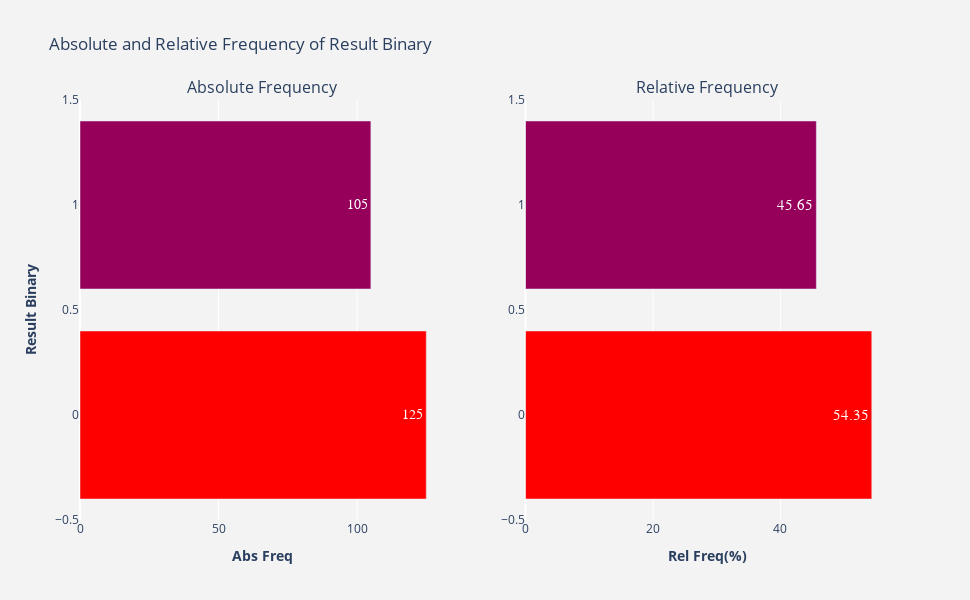
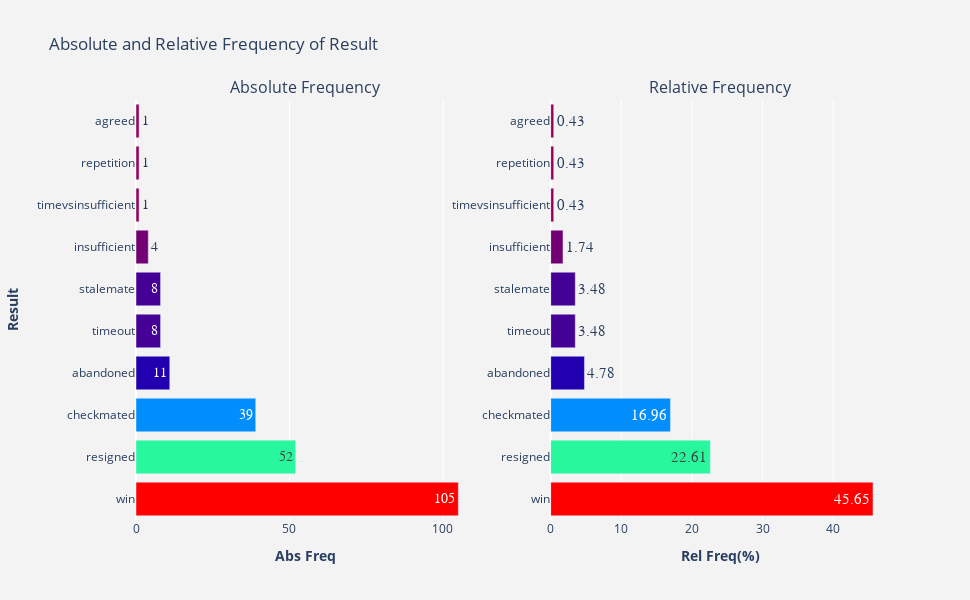
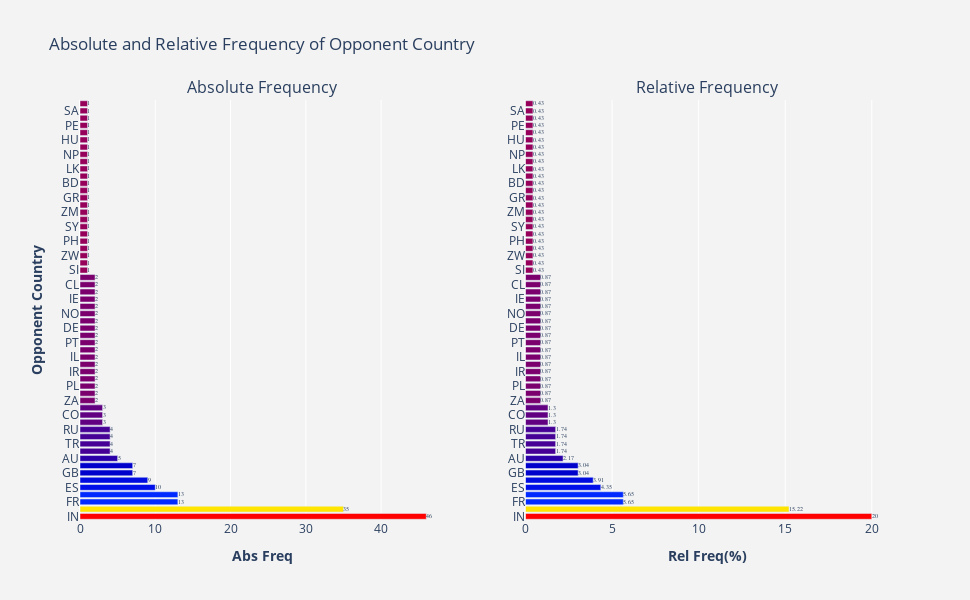
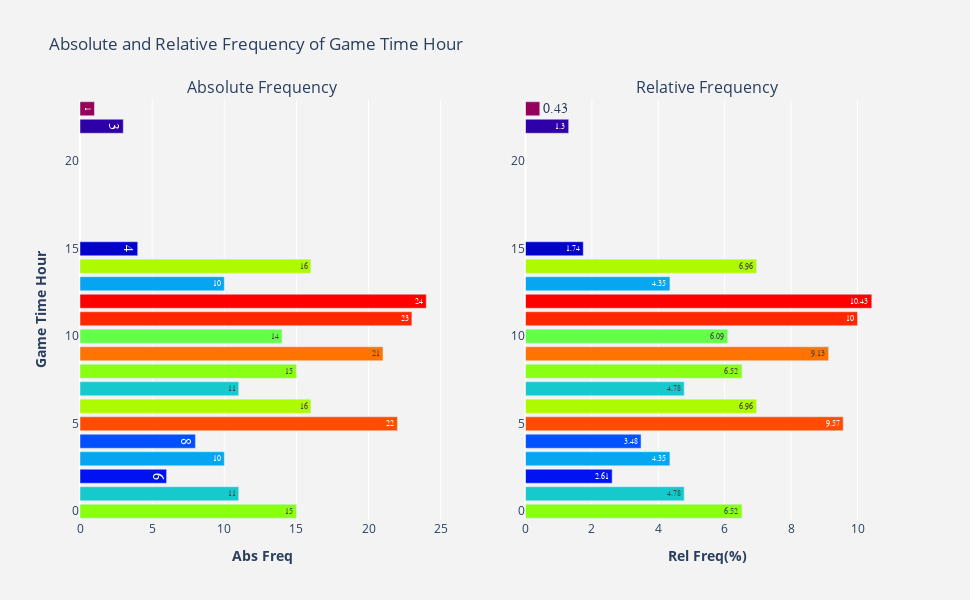

The code cell stored with these charts, in order, in its notebook:
### Markdown cell above
## Visualisation - Categorical Variables

### Code cell
#from visualisation_functions import plot_frequency
plot_frequency(game_data['result_binary'])
plot_frequency(game_data['result'])

plot_frequency(game_data['opponent_country'])

plot_frequency(game_data['game_time_hour'])

### Figure 1 — Plotly figure (JSON) as saved in the notebook; plotly's stock layout.template omitted (floating-point values rounded to 4 significant figures)
{"data": [{"hoverinfo": "x+y", "marker": {"color": [125, 105], "colorscale": [[0, "rgb(150,0,90)"], [0.125, "rgb(0,0,200)"], [0.25, "rgb(0,25,255)"], [0.375, "rgb(0,152,255)"], [0.5, "rgb(44,255,150)"], [0.625, "rgb(151,255,0)"], [0.75, "rgb(255,234,0)"], [0.875, "rgb(255,111,0)"], [1, "rgb(255,0,0)"]]}, "name": "Abs Freq", "orientation": "h", "text": [125, 105], "textfont": {"family": "sans serif", "size": 14}, "textposition": "auto", "type": "bar", "x": [125, 105], "xaxis": "x", "y": [0, 1], "yaxis": "y"}, {"hoverinfo": "x+y", "marker": {"color": [54.35, 45.65], "colorscale": [[0, "rgb(150,0,90)"], [0.125, "rgb(0,0,200)"], [0.25, "rgb(0,25,255)"], [0.375, "rgb(0,152,255)"], [0.5, "rgb(44,255,150)"], [0.625, "rgb(151,255,0)"], [0.75, "rgb(255,234,0)"], [0.875, "rgb(255,111,0)"], [1, "rgb(255,0,0)"]]}, "name": "Rel Freq(%)", "orientation": "h", "text": [54.35, 45.65], "textfont": {"family": "sans serif", "size": 15}, "textposition": "auto", "type": "bar", "x": [54.35, 45.65], "xaxis": "x2", "y": [0, 1], "yaxis": "y2"}], "layout": {"annotations": [{"font": {"size": 16}, "showarrow": false, "text": "Absolute Frequency", "x": 0.225, "xanchor": "center", "xref": "paper", "y": 1, "yanchor": "bottom", "yref": "paper"}, {"font": {"size": 16}, "showarrow": false, "text": "Relative Frequency", "x": 0.775, "xanchor": "center", "xref": "paper", "y": 1, "yanchor": "bottom", "yref": "paper"}], "height": 600, "hovermode": "closest", "paper_bgcolor": "rgb(243, 243, 243)", "plot_bgcolor": "rgb(243, 243, 243)", "showlegend": false, "title": {"text": "Absolute and Relative Frequency of Result Binary"}, "width": 970, "xaxis": {"anchor": "y", "domain": [0, 0.45], "title": {"text": "<b>Abs Freq</b>"}}, "xaxis2": {"anchor": "y2", "domain": [0.55, 1], "title": {"text": "<b>Rel Freq(%)</b>"}}, "yaxis": {"anchor": "x", "domain": [0, 1], "title": {"text": "<b>Result Binary</b>"}}, "yaxis2": {"anchor": "x2", "domain": [0, 1]}}}

### Figure 2 — Plotly figure (JSON) as saved in the notebook; plotly's stock layout.template omitted (floating-point values rounded to 4 significant figures)
{"data": [{"hoverinfo": "x+y", "marker": {"color": [105, 52, 39, 11, 8, 8, 4, 1, 1, 1], "colorscale": [[0, "rgb(150,0,90)"], [0.125, "rgb(0,0,200)"], [0.25, "rgb(0,25,255)"], [0.375, "rgb(0,152,255)"], [0.5, "rgb(44,255,150)"], [0.625, "rgb(151,255,0)"], [0.75, "rgb(255,234,0)"], [0.875, "rgb(255,111,0)"], [1, "rgb(255,0,0)"]]}, "name": "Abs Freq", "orientation": "h", "text": [105, 52, 39, 11, 8, 8, 4, 1, 1, 1], "textfont": {"family": "sans serif", "size": 14}, "textposition": "auto", "type": "bar", "x": [105, 52, 39, 11, 8, 8, 4, 1, 1, 1], "xaxis": "x", "y": ["win", "resigned", "checkmated", "abandoned", "timeout", "stalemate", "insufficient", "timevsinsufficient", "repetition", "agreed"], "yaxis": "y"}, {"hoverinfo": "x+y", "marker": {"color": [45.65, 22.61, 16.96, 4.78, 3.48, 3.48, 1.74, 0.43, 0.43, 0.43], "colorscale": [[0, "rgb(150,0,90)"], [0.125, "rgb(0,0,200)"], [0.25, "rgb(0,25,255)"], [0.375, "rgb(0,152,255)"], [0.5, "rgb(44,255,150)"], [0.625, "rgb(151,255,0)"], [0.75, "rgb(255,234,0)"], [0.875, "rgb(255,111,0)"], [1, "rgb(255,0,0)"]]}, "name": "Rel Freq(%)", "orientation": "h", "text": [45.65, 22.61, 16.96, 4.78, 3.48, 3.48, 1.74, 0.43, 0.43, 0.43], "textfont": {"family": "sans serif", "size": 15}, "textposition": "auto", "type": "bar", "x": [45.65, 22.61, 16.96, 4.78, 3.48, 3.48, 1.74, 0.43, 0.43, 0.43], "xaxis": "x2", "y": ["win", "resigned", "checkmated", "abandoned", "timeout", "stalemate", "insufficient", "timevsinsufficient", "repetition", "agreed"], "yaxis": "y2"}], "layout": {"annotations": [{"font": {"size": 16}, "showarrow": false, "text": "Absolute Frequency", "x": 0.225, "xanchor": "center", "xref": "paper", "y": 1, "yanchor": "bottom", "yref": "paper"}, {"font": {"size": 16}, "showarrow": false, "text": "Relative Frequency", "x": 0.775, "xanchor": "center", "xref": "paper", "y": 1, "yanchor": "bottom", "yref": "paper"}], "height": 600, "hovermode": "closest", "paper_bgcolor": "rgb(243, 243, 243)", "plot_bgcolor": "rgb(243, 243, 243)", "showlegend": false, "title": {"text": "Absolute and Relative Frequency of Result"}, "width": 970, "xaxis": {"anchor": "y", "domain": [0, 0.45], "title": {"text": "<b>Abs Freq</b>"}}, "xaxis2": {"anchor": "y2", "domain": [0.55, 1], "title": {"text": "<b>Rel Freq(%)</b>"}}, "yaxis": {"anchor": "x", "domain": [0, 1], "title": {"text": "<b>Result</b>"}}, "yaxis2": {"anchor": "x2", "domain": [0, 1]}}}

### Figure 3 — Plotly figure (JSON) as saved in the notebook; plotly's stock layout.template omitted (floating-point values rounded to 4 significant figures)
{"data": [{"hoverinfo": "x+y", "marker": {"color": [46, 35, 13, 13, 10, 9, 7, 7, 5, 4, 4, 4, 4, 3, 3, 3, 2, 2, 2, 2, 2, 2, 2, 2, 2, 2, 2, 2, 2, 2, 2, 2, 2, 2, 1, 1, 1, 1, 1, 1, 1, 1, 1, 1, 1, 1, 1, 1, 1, 1, 1, 1, 1, 1, 1, 1, 1, 1], "colorscale": [[0, "rgb(150,0,90)"], [0.125, "rgb(0,0,200)"], [0.25, "rgb(0,25,255)"], [0.375, "rgb(0,152,255)"], [0.5, "rgb(44,255,150)"], [0.625, "rgb(151,255,0)"], [0.75, "rgb(255,234,0)"], [0.875, "rgb(255,111,0)"], [1, "rgb(255,0,0)"]]}, "name": "Abs Freq", "orientation": "h", "text": [46, 35, 13, 13, 10, 9, 7, 7, 5, 4, 4, 4, 4, 3, 3, 3, 2, 2, 2, 2, 2, 2, 2, 2, 2, 2, 2, 2, 2, 2, 2, 2, 2, 2, 1, 1, 1, 1, 1, 1, 1, 1, 1, 1, 1, 1, 1, 1, 1, 1, 1, 1, 1, 1, 1, 1, 1, 1], "textfont": {"family": "sans serif", "size": 14}, "textposition": "auto", "type": "bar", "x": [46, 35, 13, 13, 10, 9, 7, 7, 5, 4, 4, 4, 4, 3, 3, 3, 2, 2, 2, 2, 2, 2, 2, 2, 2, 2, 2, 2, 2, 2, 2, 2, 2, 2, 1, 1, 1, 1, 1, 1, 1, 1, 1, 1, 1, 1, 1, 1, 1, 1, 1, 1, 1, 1, 1, 1, 1, 1], "xaxis": "x", "y": ["IN", "US", "FR", "IT", "ES", "MX", "GB", "BR", "AU", "CA", "TR", "AR", "RU", "UA", "CO", "MY", "ZA", "EG", "PL", "SE", "IR", "XC", "IL", "AE", "PT", "PK", "DE", "JO", "NO", "CH", "IE", "FI", "CL", "NL", "SI", "KE", "ZW", "VN", "PH", "ID", "SY", "BA", "ZM", "ET", "GR", "AZ", "BD", "SG", "LK", "MA", "NP", "BY", "HU", "BG", "PE", "LY", "SA", "MK"], "yaxis": "y"}, {"hoverinfo": "x+y", "marker": {"color": [20, 15.22, 5.65, 5.65, 4.35, 3.91, 3.04, 3.04, 2.17, 1.74, 1.74, 1.74, 1.74, 1.3, 1.3, 1.3, 0.87, 0.87, 0.87, 0.87, 0.87, 0.87, 0.87, 0.87, 0.87, 0.87, 0.87, 0.87, 0.87, 0.87, 0.87, 0.87, 0.87, 0.87, 0.43, 0.43, 0.43, 0.43, 0.43, 0.43, 0.43, 0.43, 0.43, 0.43, 0.43, 0.43, 0.43, 0.43, 0.43, 0.43, 0.43, 0.43, 0.43, 0.43, 0.43, 0.43, 0.43, 0.43], "colorscale": [[0, "rgb(150,0,90)"], [0.125, "rgb(0,0,200)"], [0.25, "rgb(0,25,255)"], [0.375, "rgb(0,152,255)"], [0.5, "rgb(44,255,150)"], [0.625, "rgb(151,255,0)"], [0.75, "rgb(255,234,0)"], [0.875, "rgb(255,111,0)"], [1, "rgb(255,0,0)"]]}, "name": "Rel Freq(%)", "orientation": "h", "text": [20, 15.22, 5.65, 5.65, 4.35, 3.91, 3.04, 3.04, 2.17, 1.74, 1.74, 1.74, 1.74, 1.3, 1.3, 1.3, 0.87, 0.87, 0.87, 0.87, 0.87, 0.87, 0.87, 0.87, 0.87, 0.87, 0.87, 0.87, 0.87, 0.87, 0.87, 0.87, 0.87, 0.87, 0.43, 0.43, 0.43, 0.43, 0.43, 0.43, 0.43, 0.43, 0.43, 0.43, 0.43, 0.43, 0.43, 0.43, 0.43, 0.43, 0.43, 0.43, 0.43, 0.43, 0.43, 0.43, 0.43, 0.43], "textfont": {"family": "sans serif", "size": 15}, "textposition": "auto", "type": "bar", "x": [20, 15.22, 5.65, 5.65, 4.35, 3.91, 3.04, 3.04, 2.17, 1.74, 1.74, 1.74, 1.74, 1.3, 1.3, 1.3, 0.87, 0.87, 0.87, 0.87, 0.87, 0.87, 0.87, 0.87, 0.87, 0.87, 0.87, 0.87, 0.87, 0.87, 0.87, 0.87, 0.87, 0.87, 0.43, 0.43, 0.43, 0.43, 0.43, 0.43, 0.43, 0.43, 0.43, 0.43, 0.43, 0.43, 0.43, 0.43, 0.43, 0.43, 0.43, 0.43, 0.43, 0.43, 0.43, 0.43, 0.43, 0.43], "xaxis": "x2", "y": ["IN", "US", "FR", "IT", "ES", "MX", "GB", "BR", "AU", "CA", "TR", "AR", "RU", "UA", "CO", "MY", "ZA", "EG", "PL", "SE", "IR", "XC", "IL", "AE", "PT", "PK", "DE", "JO", "NO", "CH", "IE", "FI", "CL", "NL", "SI", "KE", "ZW", "VN", "PH", "ID", "SY", "BA", "ZM", "ET", "GR", "AZ", "BD", "SG", "LK", "MA", "NP", "BY", "HU", "BG", "PE", "LY", "SA", "MK"], "yaxis": "y2"}], "layout": {"annotations": [{"font": {"size": 16}, "showarrow": false, "text": "Absolute Frequency", "x": 0.225, "xanchor": "center", "xref": "paper", "y": 1, "yanchor": "bottom", "yref": "paper"}, {"font": {"size": 16}, "showarrow": false, "text": "Relative Frequency", "x": 0.775, "xanchor": "center", "xref": "paper", "y": 1, "yanchor": "bottom", "yref": "paper"}], "height": 600, "hovermode": "closest", "paper_bgcolor": "rgb(243, 243, 243)", "plot_bgcolor": "rgb(243, 243, 243)", "showlegend": false, "title": {"text": "Absolute and Relative Frequency of Opponent Country"}, "width": 970, "xaxis": {"anchor": "y", "domain": [0, 0.45], "title": {"text": "<b>Abs Freq</b>"}}, "xaxis2": {"anchor": "y2", "domain": [0.55, 1], "title": {"text": "<b>Rel Freq(%)</b>"}}, "yaxis": {"anchor": "x", "domain": [0, 1], "title": {"text": "<b>Opponent Country</b>"}}, "yaxis2": {"anchor": "x2", "domain": [0, 1]}}}

### Figure 4 — Plotly figure (JSON) as saved in the notebook; plotly's stock layout.template omitted (floating-point values rounded to 4 significant figures)
{"data": [{"hoverinfo": "x+y", "marker": {"color": [24, 23, 22, 21, 16, 16, 15, 15, 14, 11, 11, 10, 10, 8, 6, 4, 3, 1], "colorscale": [[0, "rgb(150,0,90)"], [0.125, "rgb(0,0,200)"], [0.25, "rgb(0,25,255)"], [0.375, "rgb(0,152,255)"], [0.5, "rgb(44,255,150)"], [0.625, "rgb(151,255,0)"], [0.75, "rgb(255,234,0)"], [0.875, "rgb(255,111,0)"], [1, "rgb(255,0,0)"]]}, "name": "Abs Freq", "orientation": "h", "text": [24, 23, 22, 21, 16, 16, 15, 15, 14, 11, 11, 10, 10, 8, 6, 4, 3, 1], "textfont": {"family": "sans serif", "size": 14}, "textposition": "auto", "type": "bar", "x": [24, 23, 22, 21, 16, 16, 15, 15, 14, 11, 11, 10, 10, 8, 6, 4, 3, 1], "xaxis": "x", "y": [12, 11, 5, 9, 14, 6, 8, 0, 10, 7, 1, 13, 3, 4, 2, 15, 22, 23], "yaxis": "y"}, {"hoverinfo": "x+y", "marker": {"color": [10.43, 10, 9.57, 9.13, 6.96, 6.96, 6.52, 6.52, 6.09, 4.78, 4.78, 4.35, 4.35, 3.48, 2.61, 1.74, 1.3, 0.43], "colorscale": [[0, "rgb(150,0,90)"], [0.125, "rgb(0,0,200)"], [0.25, "rgb(0,25,255)"], [0.375, "rgb(0,152,255)"], [0.5, "rgb(44,255,150)"], [0.625, "rgb(151,255,0)"], [0.75, "rgb(255,234,0)"], [0.875, "rgb(255,111,0)"], [1, "rgb(255,0,0)"]]}, "name": "Rel Freq(%)", "orientation": "h", "text": [10.43, 10, 9.57, 9.13, 6.96, 6.96, 6.52, 6.52, 6.09, 4.78, 4.78, 4.35, 4.35, 3.48, 2.61, 1.74, 1.3, 0.43], "textfont": {"family": "sans serif", "size": 15}, "textposition": "auto", "type": "bar", "x": [10.43, 10, 9.57, 9.13, 6.96, 6.96, 6.52, 6.52, 6.09, 4.78, 4.78, 4.35, 4.35, 3.48, 2.61, 1.74, 1.3, 0.43], "xaxis": "x2", "y": [12, 11, 5, 9, 14, 6, 8, 0, 10, 7, 1, 13, 3, 4, 2, 15, 22, 23], "yaxis": "y2"}], "layout": {"annotations": [{"font": {"size": 16}, "showarrow": false, "text": "Absolute Frequency", "x": 0.225, "xanchor": "center", "xref": "paper", "y": 1, "yanchor": "bottom", "yref": "paper"}, {"font": {"size": 16}, "showarrow": false, "text": "Relative Frequency", "x": 0.775, "xanchor": "center", "xref": "paper", "y": 1, "yanchor": "bottom", "yref": "paper"}], "height": 600, "hovermode": "closest", "paper_bgcolor": "rgb(243, 243, 243)", "plot_bgcolor": "rgb(243, 243, 243)", "showlegend": false, "title": {"text": "Absolute and Relative Frequency of Game Time Hour"}, "width": 970, "xaxis": {"anchor": "y", "domain": [0, 0.45], "title": {"text": "<b>Abs Freq</b>"}}, "xaxis2": {"anchor": "y2", "domain": [0.55, 1], "title": {"text": "<b>Rel Freq(%)</b>"}}, "yaxis": {"anchor": "x", "domain": [0, 1], "title": {"text": "<b>Game Time Hour</b>"}}, "yaxis2": {"anchor": "x2", "domain": [0, 1]}}}
